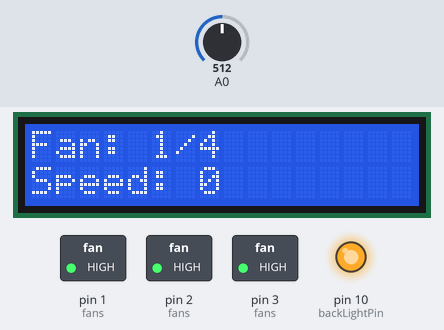
Simulated run of this sketch. Board: Arduino Uno, built with avr-gcc and run on an emulated ATmega328P. Shown: 16×2 character LCD, switched loads named in the sketch (green lamp = pin HIGH), output pins drawn as LEDs (lit = HIGH). The test bench sets the inputs (shaded band); at power-on: A0 = 512. EEPROM starts erased.

Above: at 1.2 s.
1.3 s: A0 set to 716
At 1.57 s:
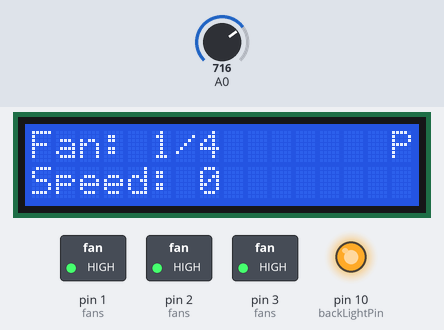
4.2 s: A0 set to 272
5.7 s: A0 set to 248
At 7.7 s:
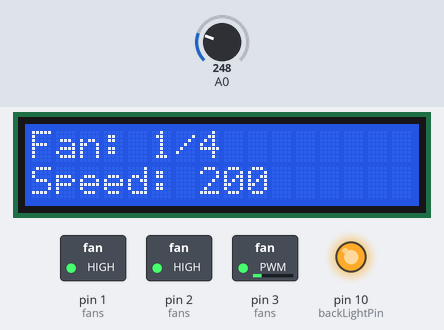
7.8 s: A0 set to 511
At 8.9 s:
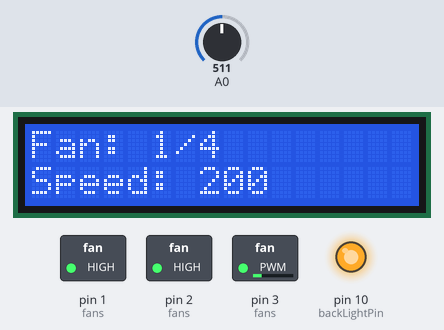
9.3 s: A0 set to 394
10.8 s: A0 set to 372
At 11.01 s:
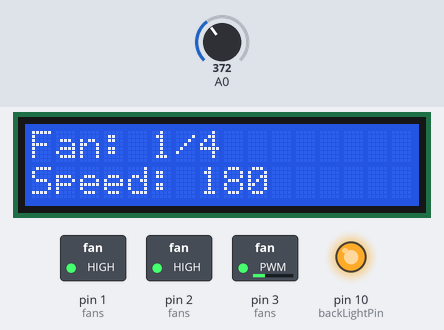
Timing chart, 0 to 14.3 s (numbered marks = the images above; inputs shaded):
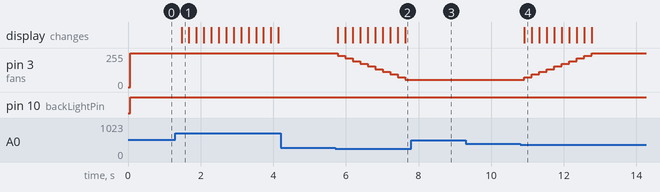

Measured:
- the behaviour switches between 256 and 255 on A0 (found by bisection; images 1 and 2)
- after the input at 1.3 s, the display: changes after 0.17 s (image 1)
- after the input at 4.2 s, every drawn part: stays the same
- after the input at 5.7 s, pin 3 (fans): moves from 255/255 to 55/255 over 1.8 s, starting after 0.08 s; the display: first changes after 0.08 s (image 2 shows a later state)
- after the input at 7.8 s, pin 3 (fans): stays 55/255 (without the input it goes to 35/255 after 0.04 s)
- after the input at 9.3 s, every drawn part: stays the same
- after the input at 10.8 s, pin 3 (fans): moves from 55/255 to 255/255 over 1.8 s, starting after 0.12 s; the display: changes after 0.12 s (image 4)

The sketch:

fan_controller_w_lcd_with_pause.ino
```cpp
#include <LiquidCrystal.h>
#include <EEPROM.h>

// initialize the lcd
LiquidCrystal lcd(8, 9, 4, 5, 6, 7);
int backLightPin = 10;

// constants
const int minSpeed = 255;
const int maxSpeed = 0;
const unsigned long timeToFade = 6000L;
const int speedIncrement = 20;
// globals
unsigned long lastbuttonPressed = millis();
int currentFan = 0;
bool inPauseState = false;

// main data structure
typedef struct fan
{
  int speed;
  int outPutPin;
};
// fan array - modify number of fans here by adding/removing elements.
fan fans[] = {
    {255, 3},
    {255, 2},
    {255, 1},
    {255, 1}};
int numberOfFans = sizeof(fans) / sizeof(fan);

void setup()
{
  // read saved speeds from eeprom
  readFromEeprom();
  // set up the LCD's number of columns and rows:
  lcd.begin(16, 2);
  // Print fan state to the LCD, write pwm.
  afterUpdate();
}

void loop()
{
  int currentSpeed;
  // read button pressed
  int buttonVoltage = analogRead(0);
  //this removes least significant bits to get more stable reads.
  int buttonPressed = buttonVoltage >> 7;
  switch (buttonPressed)
  {
  case 0:
    // right -> fan++
    currentFan++;
    if (currentFan > numberOfFans - 1)
    {
      currentFan = numberOfFans - 1;
    }
    afterClick();
    break;

  case 1:
    // up -> increase speed
    currentSpeed = fans[currentFan].speed;
    currentSpeed -= speedIncrement;
    if (currentSpeed < 0)
    {
      currentSpeed = 0;
    }
    fans[currentFan].speed = currentSpeed;
    afterUpdate();
    break;

  case 2:
    //down -> decrease
    currentSpeed = fans[currentFan].speed;
    currentSpeed += speedIncrement;
    if (currentSpeed > 255)
    {
      currentSpeed = 255;
    }
    fans[currentFan].speed = currentSpeed;
    afterUpdate();
    break;

  case 3:
    // left -> fan--
    currentFan--;
    if (currentFan < 0)
    {
      currentFan = 0;
    }
    afterClick();
    break;

  case 5:
    // Select - go to pause state
    handlePauseState();
    break;

  case 7:
    // nothing
    break;
  }

  checkSleep();
  delay(200);
}

// helper functions
void printFanNumber()
{
  lcd.setCursor(0, 0);
  String fanText = "Fan: ";
  fanText.concat(currentFan + 1);
  fanText.concat("/");
  fanText.concat(numberOfFans);
  lcd.print(fanText);
  lcd.setCursor(15, 0);
  if (inPauseState) {
    lcd.print("P");
  }
}

void printFanSpeed()
{
  lcd.setCursor(0, 1);
  String fanText = "Speed: ";
  fanText.concat(calculateHumanReadableSpeed(fans[currentFan].speed));
  lcd.print(fanText);
}

void writePwm()
{
  for (int i = 0; i < numberOfFans; i++)
  {
    analogWrite(fans[i].outPutPin, fans[i].speed);
  }
}

int calculateHumanReadableSpeed(int input)
{
  return (input - 255) * -1;
}
void checkSleep()
{
  unsigned long now = millis();
  if (now - lastbuttonPressed > timeToFade)
  {
    analogWrite(backLightPin, 0);
  }
  else
  {
    analogWrite(backLightPin, 255);
  }
}

void afterClick()
{
  lastbuttonPressed = millis();
  lcd.clear();
  printFanNumber();
  printFanSpeed();
}

void afterUpdate()
{
  afterClick();
  writePwm();
  writeToEeprom();
}

void readFromEeprom()
{
  for (int i = 0; i < numberOfFans; i++)
  {
    fans[i].speed = EEPROM.read(i);
  }
}

void writeToEeprom()
{
  EEPROM.write(currentFan, fans[currentFan].speed);
}

void handlePauseState()
{
  if (inPauseState)
  {
    // restore old fan speeds from struct
    inPauseState = false;
    readFromEeprom();
    afterClick();
    writePwm();
  }
  else
  {
    inPauseState = true;
    setAllSpeedsToZero();
    afterClick();
    writePwm();
  }
}

void setAllSpeedsToZero()
{
  for (int i = 0; i < numberOfFans; i++)
  {
    fans[i].speed = 255;
  }
}
```
